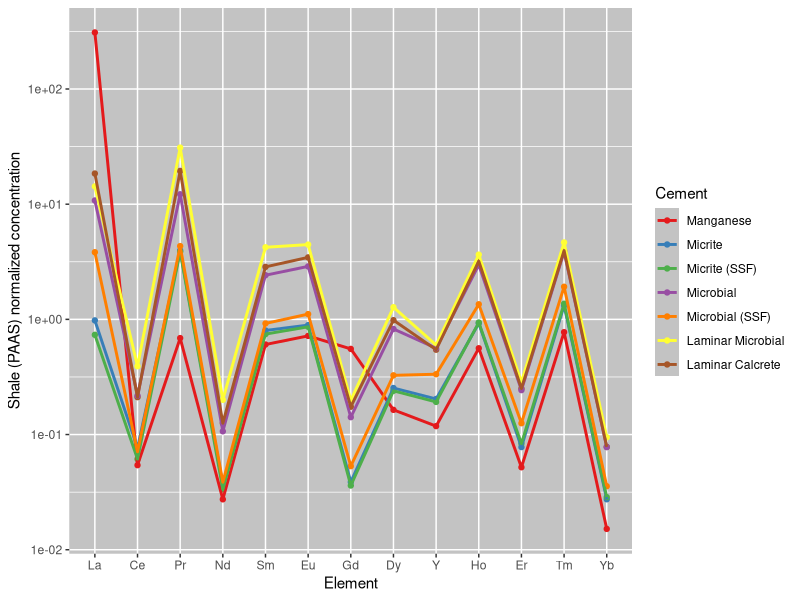
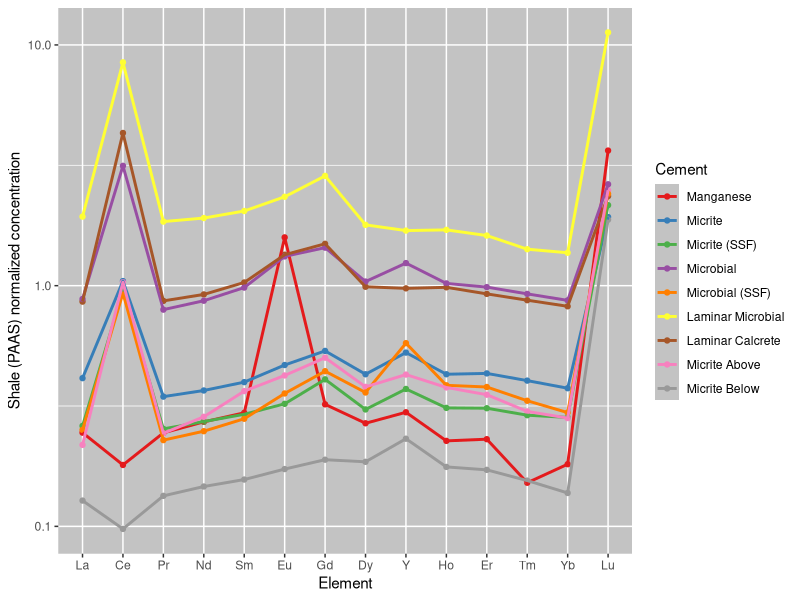
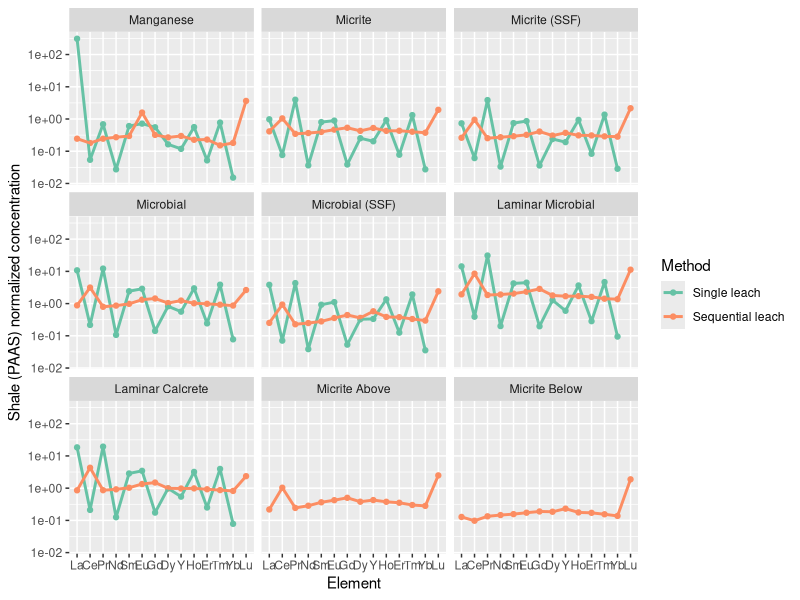
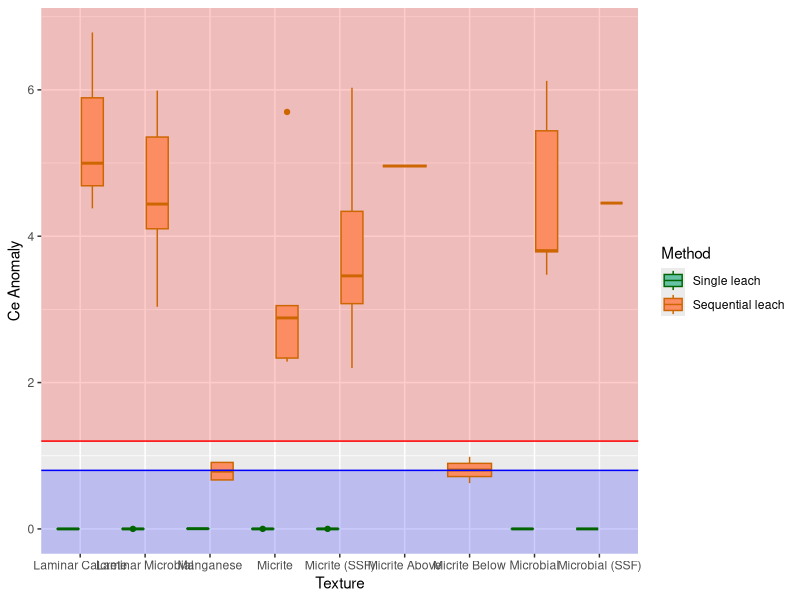
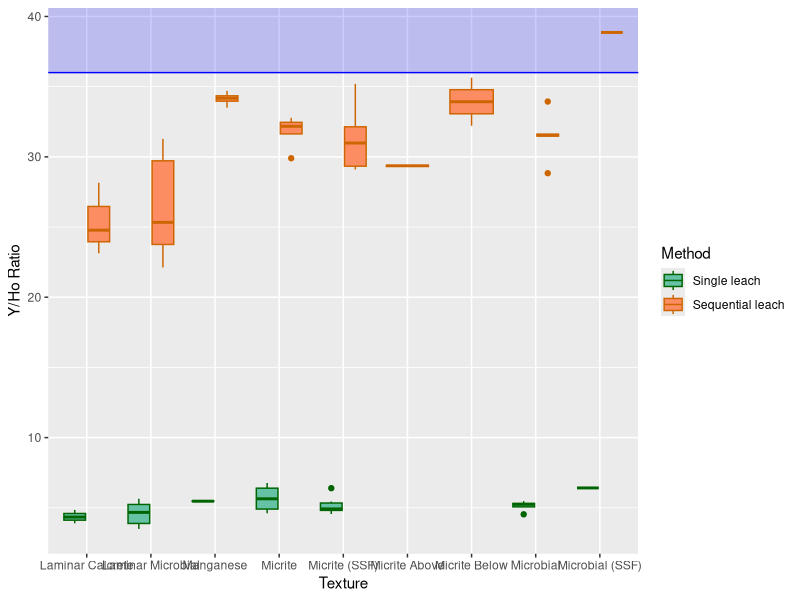

The R script that drew these images, in order:
## ---- chunk 1
knitr::opts_chunk$set(echo = TRUE)
library(tidyverse) #for working with data
library(readxl) #for importing excel sheets
## ---- chunk 2
orig_data <- read_xlsx("ree_data_r.xlsx", 1) #data from single leach
rerun_data <- read_xlsx("jan2024 data.xlsx",4) #data for sequential leach
dil_data <- read_xlsx("jan2024 data DILUTED.xlsx",4) #data for diluted seq leach rerun
cement_data <- read_excel("ree_data_r.xlsx", 2) #cement type data for all samples
## ---- chunk 3
#rename columns to just element
orig_data <- orig_data %>%
  rename(Sample = 1, Na = 2, Mg  = 3, K = 4, Ca = 5, V = 6, Cr = 7, Fe = 8, Mn = 9, Cu = 10, Zn = 11, Rb = 12, Sr = 13, Y = 14, Mo = 15, Ba = 16, La = 17, Ce = 18, Pr = 19, Nd = 20, Sm = 21, Eu = 22, Gd = 23, Dy = 24, Ho = 25, Er = 26, Tm = 27, Yb = 28, Lu = 29, Pb = 30, U = 31)

rerun_data <- rerun_data[-1,] %>% #removes first line with no values
  rename(Sample = 1, Na = 2, Mg  = 3, K = 4, Ca = 5, V = 6, Cr = 7, Fe = 8, Mn = 9, Cu = 10, Zn = 11, Rb = 12, Sr = 13, Y = 14, Mo = 15, Ba = 16, La = 17, Ce = 18, Pr = 19, Nd = 20, Sm = 21, Eu = 22, Gd = 23, Dy = 24, Ho = 25, Er = 26, Tm = 27, Yb = 28, Lu = 29, Pb = 30, U = 31)

dil_data <- dil_data[-1,] %>% #removes first line with no values
  rename(Sample = 1, Na = 2, Mg  = 3, K = 4, Ca = 5, V = 6, Cr = 7, Fe = 8, Mn = 9, Cu = 10, Zn = 11, Rb = 12, Sr = 13, Y = 14, Mo = 15, Ba = 16, La = 17, Ce = 18, Pr = 19, Nd = 20, Sm = 21, Eu = 22, Gd = 23, Dy = 24, Ho = 25, Er = 26, Tm = 27, Yb = 28, Lu = 29, Pb = 30, U = 31)

all_rerun <- bind_rows(rerun_data, dil_data) %>% #combine both seq leach datasets
  mutate_at(2:31, as.numeric) #convert data from character to numeric
## ---- chunk 4
attach(orig_data)
orig_normalize <- orig_data %>%
  select("Sample", "La", "Ce", "Pr", "Nd", "Sm", "Eu", "Gd", "Dy", "Y", "Ho", "Er", "Tm", "Yb", "Lu") %>% #filter out non REY elements
  mutate(La = La/44.56, Ce = Ce/88.25, Pr = Pr/10.15, Nd = Nd/37.32, Sm = Sm/6.884, Eu = Eu/1.215, Gd = Gd/6.043, Dy = Dy/5.325, Y = Y/27.31, Ho = Ho/1.052, Er = Er/3.075, Tm = Tm/0.4510, Yb = Yb/3.012, Lu = Lu/0.4386) %>% #normalize values using PAAS data from Pourmand et al. 2012
    select("Sample", "La", "Ce", "Pr", "Nd", "Sm", "Eu", "Gd", "Dy", "Y", "Ho", "Er", "Tm", "Yb", "Lu") %>% #filter out non normalized values
  left_join(cement_data, by = c("Sample" = "Sample")) %>% #attach cement to each observation 
mutate(Lu = NA) #Lu was not detected, change 0 to NA


orig_normal <- data.frame(t(orig_normalize[2:15]))#transpose and remove first row containing sample names and cement row
colnames(orig_normal) <- orig_data$Sample #rename column names with sample names
orig_normal <- tibble::rownames_to_column(orig_normal, "element") %>%
  mutate(element = fct_inorder(element)) %>% #order elements
  pivot_longer(-element, names_to = "Sample", values_to = "Value") %>% #pivot data to have each element value as observation
  left_join(cement_data, by = c("Sample" = "Sample")) #attach cement to each observation
## ---- chunk 5
attach(all_rerun)
normalize <- all_rerun %>%
  select("Sample", "La", "Ce", "Pr", "Nd", "Sm", "Eu", "Gd", "Dy", "Y", "Ho", "Er", "Tm", "Yb", "Lu") %>% #filter out non REY elements
  mutate(La = La/44.56, Ce = Ce/88.25, Pr = Pr/10.15, Nd = Nd/37.32, Sm = Sm/6.884, Eu = Eu/1.215, Gd = Gd/6.043, Dy = Dy/5.325, Y = Y/27.31, Ho = Ho/1.052, Er = Er/3.075, Tm = Tm/0.4510, Yb = Yb/3.012, Lu = Lu/0.4386) %>% #normalize values using PAAS data from Pourmand et al. 2012
    select("Sample", "La", "Ce", "Pr", "Nd", "Sm", "Eu", "Gd", "Dy", "Y", "Ho", "Er", "Tm", "Yb", "Lu") %>% #filter out non normalized values
  left_join(cement_data, by = c("Sample" = "Sample")) #attach cement to each observation


normal <- data.frame(t(normalize[2:15]))#transpose and remove first row containing sample names and cement row
colnames(normal) <- all_rerun$Sample #rename column names with sample names
normal <- tibble::rownames_to_column(normal, "element") %>%
  mutate(element = fct_inorder(element)) %>% #order elements
  pivot_longer(-element, names_to = "Sample", values_to = "Value") %>% #pivot data to have each element value as observation
  left_join(cement_data, by = c("Sample" = "Sample")) #attach cement to each observation
## ---- chunk 6
#calculate anomalies, formulas from Tostevin et al. 2016
orig_anomaly <- orig_normalize %>%
  mutate(
    Ce_anomaly = Ce/(Pr^2/Nd),
    Y_Ho_ratio = orig_data$Y/orig_data$Ho,
    Eu_anomaly = (2*Eu)/(Sm  + Gd),
    BSI = (2*(Sm + Gd + Dy)/3)/((La +Pr + Nd)/3+(Ho + Er +Tm +Yb +Lu)/5))

#generate summary statistics
orig_anomaly_summ <- orig_anomaly %>%
  group_by(Cement) %>%
  summarise(
    Ce_mean = mean(Ce_anomaly),
    Ce_sd = sd(Ce_anomaly),
    Ce_max = max(Ce_anomaly),
    Ce_min = min(Ce_anomaly),
    YH_mean = mean(Y_Ho_ratio),
    YH_sd = sd(Y_Ho_ratio),
    YH_max = max(Y_Ho_ratio),
    YH_min = min(Y_Ho_ratio),
    Eu_mean = mean(Eu_anomaly),
    Eu_sd = sd(Eu_anomaly),
    Eu_max = max(Eu_anomaly),
    Eu_min = min(Eu_anomaly),
    BSI_mean = mean(BSI),
    BSI_sd = sd(BSI),
    BSI_max = max(BSI),
    BSI_min = min(BSI)
  )
## ---- chunk 7
#calculate anomalies, formulas from Tostevin et al. 2016
anomaly <- normalize %>%
  mutate(
    Ce_anomaly = Ce/(Pr^2/Nd),
    Y_Ho_ratio = all_rerun$Y/all_rerun$Ho,
    Eu_anomaly = (2*Eu)/(Sm  + Gd),
    BSI = (2*(Sm + Gd + Dy)/3)/((La +Pr + Nd)/3+(Ho + Er +Tm +Yb +Lu)/5)) 

#generate summary statistics
anomaly_summ <- anomaly %>%
  group_by(Cement) %>%
  summarise(
    Ce_mean = mean(Ce_anomaly),
    Ce_sd = sd(Ce_anomaly),
    Ce_max = max(Ce_anomaly),
    Ce_min = min(Ce_anomaly),
    YH_mean = mean(Y_Ho_ratio),
    YH_sd = sd(Y_Ho_ratio),
    YH_max = max(Y_Ho_ratio),
    YH_min = min(Y_Ho_ratio),
    Eu_mean = mean(Eu_anomaly),
    Eu_sd = sd(Eu_anomaly),
    Eu_max = max(Eu_anomaly),
    Eu_min = min(Eu_anomaly),
    BSI_mean = mean(BSI),
    BSI_sd = sd(BSI),
    BSI_max = max(BSI),
    BSI_min = min(BSI)
  )
## ---- chunk 8
orig_cement_avg <- orig_normal %>%
  group_by(Cement, element) %>%
  summarise(
    n = n(),
    avg = mean(Value, na.rm = TRUE),
    sd = sd(Value)
  )
orig_cement_avg$Cement <- factor(orig_cement_avg$Cement, levels = c("Spar", "Microspar", "Manganese", "Micrite", "Micrite (SSF)", "Micrite (spicule)", "Microbial", "Microbial (SSF)", "Laminar Microbial", "Laminar Microbial (Strom)", "Laminar Microbial (sponge)", "Laminar Calcrete"))
## ---- chunk 9
cement_avg <- normal %>%
  group_by(Cement, element) %>%
  summarise(
    n = n(),
    avg = mean(Value, na.rm = TRUE),
    sd = sd(Value)
  )
cement_avg$Cement <- factor(cement_avg$Cement, levels = c("Spar", "Microspar", "Manganese", "Micrite", "Micrite (SSF)", "Micrite (spicule)", "Microbial", "Microbial (SSF)", "Laminar Microbial", "Laminar Microbial (Strom)", "Laminar Microbial (sponge)", "Laminar Calcrete", "Micrite Above", "Micrite Below"))
## ---- chunk 10
combo_data <- cement_avg %>%
  mutate(method = "Sequential leach") #%>%
#  mutate_at(2:31, as.numeric)
combo_data <- orig_cement_avg %>%
  mutate(method = "Single leach") %>%
  #mutate_at(2:31, as.numeric) %>%
  bind_rows(combo_data) %>%
  mutate(method = factor(method, levels = c("Single leach", "Sequential leach")))
## ---- chunk 11
combo_anomaly <- anomaly %>%
  mutate(method = "Sequential leach")
combo_anomaly <- orig_anomaly %>%
  mutate(method = "Single leach") %>%
  bind_rows(combo_anomaly) %>%
  mutate(method = factor(method, levels = c("Single leach", "Sequential leach")))
## ---- chunk 12
cement_aio <- orig_cement_avg %>% filter(element != "Lu") #filter out Lu due to conc. lower than detection limit
cement_aio <- ggplot(cement_aio, aes(x = element, y = avg, color = Cement)) + 
  geom_point() +
  geom_line(aes(group = Cement), size = 1) +
  scale_y_log10() +
  scale_color_brewer(palette = "Set1") +
  theme(
   panel.background = element_rect(fill = "#C3C3C3"),
    legend.key = element_rect(fill = "#C3C3C3")
    ) +
  xlab("Element") +
  ylab("Shale (PAAS) normalized concentration")
cement_aio
## ---- chunk 13
cement_aio <- ggplot(cement_avg, aes(x = element, y = avg, color = Cement)) + 
  geom_point() +
  geom_line(aes(group = Cement), size = 1) +
  scale_y_log10() +
  scale_color_brewer(palette = "Set1") +
  theme(
   panel.background = element_rect(fill = "#C3C3C3"),
    legend.key = element_rect(fill = "#C3C3C3")
    ) +
  xlab("Element") +
  ylab("Shale (PAAS) normalized concentration")
cement_aio
## ---- chunk 14
ggplot(combo_data, aes(x = element, y = avg, color = method)) +
  geom_point() +
  geom_line(aes(group = method), size = 1) +
  scale_y_log10() +
  facet_wrap(vars(Cement)) +
  scale_color_brewer(name = "Method", palette = "Set2") +
  xlab("Element") +
  ylab("Shale (PAAS) normalized concentration")
## ---- chunk 15
ggplot(data = combo_anomaly, aes(x = Cement, y = Ce_anomaly, fill = method, color = method)) +
  annotate("rect", xmin= -Inf, xmax= Inf, ymin= 1.2 , ymax= Inf, alpha=0.2, fill="red") +
  annotate("rect", xmin = -Inf, xmax = Inf, ymin = -Inf, ymax = 0.8, alpha = 0.2, fill = "blue") +
  geom_boxplot() +
  scale_color_manual(name = "Method", values = c("darkgreen", "darkorange3")) +
  scale_fill_brewer(name = "Method", palette = "Set2") +
  geom_hline(yintercept = 0.8, color = "blue") +
  geom_hline(yintercept = 1.2, color = "red") +
  xlab("Texture") +
  ylab("Ce Anomaly")
  
## ---- chunk 16
ggplot(data = combo_anomaly, aes(x = Cement, y = Y_Ho_ratio, fill = method, color = method)) +
  annotate("rect", xmin = -Inf, xmax = Inf, ymin = 36, ymax = Inf, alpha = 0.2, fill = "blue") +
  geom_boxplot() +
  scale_color_manual(name = "Method", values = c("darkgreen", "darkorange3")) +
  scale_fill_brewer(name = "Method", palette = "Set2") +
  geom_hline(yintercept = 36, color = "blue") +
  xlab("Texture") +
  ylab("Y/Ho Ratio")
  
